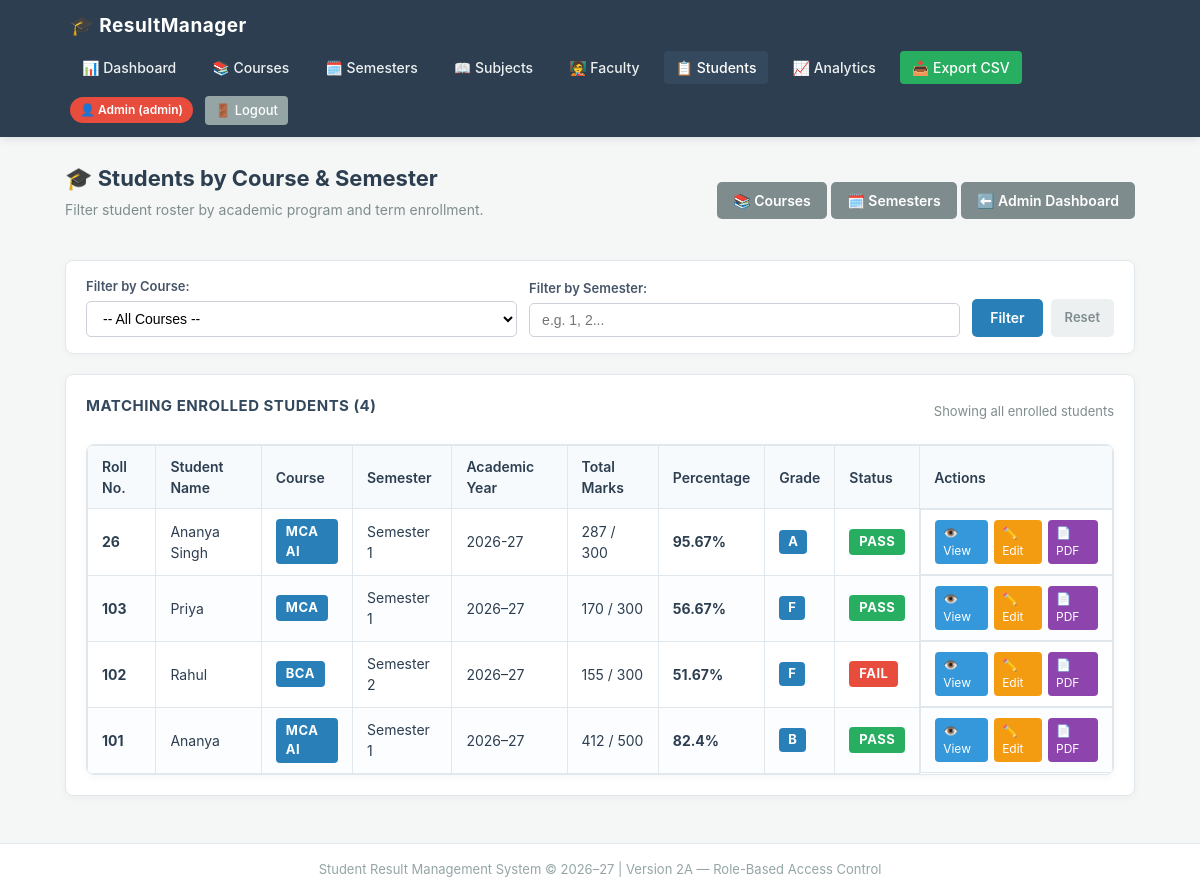
The page /admin/academic-view (signed in) on the database its author committed.
### tables this page shows
CREATE TABLE students (
            id INTEGER PRIMARY KEY AUTOINCREMENT,
            name TEXT NOT NULL,
            roll_number TEXT NOT NULL,
            course TEXT NOT NULL,
            semester TEXT NOT NULL,
            academic_year TEXT NOT NULL,
            created_at TIMESTAMP DEFAULT CURRENT_TIMESTAMP
        );

### app.py (the view)
@app.route('/admin/academic-view')
@admin_required
def admin_academic_view():
    course_filter = request.args.get('course', '').strip()
    semester_filter = request.args.get('semester', '').strip()
    all_students = fetch_all_students_analyzed()
    filtered = all_students
    if course_filter:
        filtered = [s for s in filtered if s['course'].strip().lower() == course_filter.lower()]
    if semester_filter:
        filtered = [s for s in filtered if str(s['semester']).strip() == semester_filter]
    conn = get_db_connection()
    courses = conn.execute('SELECT * FROM courses ORDER BY course_code ASC').fetchall()
    conn.close()
    return render_template('admin_academic_view.html', students=filtered, courses=courses, selected_course=course_filter, selected_semester=semester_filter)

### app.py (called while the page is built)
def get_db_connection():
    conn = sqlite3.connect(DB_PATH)
    conn.row_factory = sqlite3.Row
    return conn

def admin_required(f):
    @wraps(f)
    def decorated_function(*args, **kwargs):
        if 'user_id' not in session:
            flash("Please log in to access this page.", "warning")
            return redirect(url_for('login'))
        if session.get('role') != 'ADMIN':
            flash("Access denied. You do not have permission to access this page.", "danger")
            if session.get('role') == 'TEACHER':
                return redirect(url_for('teacher_dashboard'))
            return redirect(url_for('student_dashboard'))
        return f(*args, **kwargs)
    return decorated_function

def calculate_grade(percentage):
    if percentage >= 90:
        return 'A'
    elif percentage >= 80:
        return 'B'
    elif percentage >= 70:
        return 'C'
    elif percentage >= 60:
        return 'D'
    else:
        return 'F'

def calculate_remark(marks):
    if marks >= 90:
        return 'Excellent'
    elif marks >= 80:
        return 'Very Good'
    elif marks >= 70:
        return 'Good'
    elif marks >= 60:
        return 'Satisfactory'
    elif marks >= 40:
        return 'Needs Improvement'
    else:
        return 'Fail'

def calculate_performance_message(percentage):
    if percentage >= 90:
        return "Excellent overall performance!"
    elif percentage >= 80:
        return "Very good performance!"
    elif percentage >= 70:
        return "Good performance!"
    elif percentage >= 60:
        return "Satisfactory performance."
    else:
        return "Keep practicing and improve your performance."

def calculate_performance_category(percentage):
    if percentage >= 90:
        return "Excellent"
    elif percentage >= 80:
        return "Very Good"
    elif percentage >= 70:
        return "Good"
    elif percentage >= 60:
        return "Average"
    else:
        return "Needs Improvement"

def fetch_all_students_analyzed():
    conn = get_db_connection()
    students_rows = conn.execute('SELECT * FROM students ORDER BY id DESC').fetchall()
    results = []
    for s_row in students_rows:
        sub_rows = conn.execute('SELECT subject_name, marks FROM subjects WHERE student_id = ?', (s_row['id'],)).fetchall()
        analysis = analyze_student_data(dict(s_row), [dict(r) for r in sub_rows])
        results.append(analysis)
    conn.close()
    return results

### templates/admin_academic_view.html (shortened to what this page needs)
{% extends "base.html" %}
{% block content %}
<div class="full-page-container">
    <div class="page-header">
        <div>
            <h2>🎓 Students by Course & Semester</h2>
            <p class="subtitle">Filter student roster by academic program and term enrollment.</p>
        </div>
        <div class="header-actions">
            <a href="{{ url_for('admin_courses') }}" class="btn-secondary">📚 Courses</a>
            <a href="{{ url_for('admin_semesters') }}" class="btn-secondary">🗓️ Semesters</a>
            <a href="{{ url_for('admin_dashboard') }}" class="btn-secondary">⬅️ Admin Dashboard</a>
        </div>
    </div>
    <div class="filter-toolbar">
        <form method="GET" action="{{ url_for('admin_academic_view') }}" style="display: flex; gap: 12px; width: 100%; flex-wrap: wrap; align-items: flex-end;">
            <div class="filter-group">
                <label for="course" style="font-size: 13px; font-weight: 600; color: #475569; margin-bottom: 4px; display: block;">Filter by Course:</label>
                <select id="course" name="course" style="width: 100%; padding: 8px 12px; border: 1px solid #ccd1d9; border-radius: 5px; font-size: 14px;">
                    <option value="">-- All Courses --</option>
                </select>
            </div>
            <div class="filter-group">
                <label for="semester" style="font-size: 13px; font-weight: 600; color: #475569; margin-bottom: 4px; display: block;">Filter by Semester:</label>
                <input
                    type="number"
                    id="semester"
                    name="semester"
                    placeholder="e.g. 1, 2..."
                    value="{{ selected_semester }}"
                    min="1"
                    max="12"
                    style="width: 100%; padding: 8px 12px; border: 1px solid #ccd1d9; border-radius: 5px; font-size: 14px;"
                >
            </div>
            <div class="filter-actions">
                <button type="submit" class="btn-search">Filter</button>
                <a href="{{ url_for('admin_academic_view') }}" class="btn-reset">Reset</a>
            </div>
        </form>
    </div>
    <div class="card-box">
        <div style="display: flex; justify-content: space-between; align-items: center; margin-bottom: 15px; flex-wrap: wrap; gap: 10px;">
            <h4>Matching Enrolled Students ({{ students|length }})</h4>
            <span style="font-size: 13px; color: #7f8c8d;">
                {% if selected_course or selected_semester %}
                    Showing: <b>{{ selected_course or 'All Courses' }}</b> &bull; Semester: <b>{{ selected_semester or 'All' }}</b>
                {% else %}
                    Showing all enrolled students
                {% endif %}
            </span>
        </div>
        {% if students and students|length > 0 %}
            <div class="table-card">
                <table class="data-table">
                    <thead>
                        <tr>
                            <th>Roll No.</th>
                            <th>Student Name</th>
                            <th>Course</th>
                            <th>Semester</th>
                            <th>Academic Year</th>
                            <th>Total Marks</th>
                            <th>Percentage</th>
                            <th>Grade</th>
                            <th>Status</th>
                            <th>Actions</th>
                        </tr>
                    </thead>
                    <tbody>
                        {% for s in students %}
                            <tr>
                                <td><b>{{ s.roll_number }}</b></td>
                                <td>{{ s.student_name }}</td>
                                <td>
                                    <span class="status-badge" style="background-color: #2980b9; color: white;">
                                        {{ s.course }}
                                    </span>
                                </td>
                                <td>Semester {{ s.semester }}</td>
                                <td>{{ s.academic_year }}</td>
                                <td>{{ s.total }} / {{ s.max_marks }}</td>
                                <td><b>{{ s.percentage_formatted }}</b></td>
                                <td><span class="grade-badge">{{ s.grade }}</span></td>
                                <td>
                                    <span class="status-badge {{ 'status-pass' if s.status == 'PASS' else 'status-fail' }}">
                                        {{ s.status }}
                                    </span>
                                </td>
                                <td class="action-cell">
                                    <a href="{{ url_for('student_detail', student_id=s.id) }}" class="btn-action-view" title="View Result">👁️ View</a>
                                    <a href="{{ url_for('admin_student_edit', student_id=s.id) }}" class="btn-action-edit" title="Edit Student">✏️ Edit</a>
                                    <a href="{{ url_for('export_pdf', student_id=s.id) }}" class="btn-action-pdf" title="Download PDF">📄 PDF</a>
                                </td>
                            </tr>
                        {% endfor %}
                    </tbody>
                </table>
            </div>
        {% else %}
            <div class="empty-state">
                <div class="empty-icon">🎓</div>
                <h3>No Students Found</h3>
                <p>No students match the selected course and semester criteria.</p>
            </div>
        {% endif %}
    </div>
</div>
{% endblock %}

### static/style.css (style rules this page uses)
* { box-sizing: border-box; margin: 0; padding: 0; }
body { font-family: -apple-system, BlinkMacSystemFont, "Segoe UI", Roboto, Helvetica, Arial, sans-serif; background-color: #f4f7f6; color: #2c3e50; line-height: 1.5; min-height: 100vh; display: flex; flex-direction: column; }
.full-page-container { width: 100%; }
.page-header { display: flex; justify-content: space-between; align-items: center; margin-bottom: 22px; flex-wrap: wrap; gap: 15px; }
h2 { color: #2c3e50; font-size: 22px; margin-bottom: 4px; }
h4 { font-size: 15px; color: #34495e; margin-bottom: 12px; text-transform: uppercase; letter-spacing: 0.5px; }
.subtitle { color: #7f8c8d; font-size: 14px; margin-bottom: 18px; }
label { display: block; margin-bottom: 5px; font-weight: 600; font-size: 13px; color: #34495e; }
input[type="text"], input[type="number"], select { width: 100%; padding: 9px 12px; border: 1px solid #ccd1d9; border-radius: 5px; font-size: 14px; background-color: #ffffff; transition: border-color 0.2s; }
button, .btn-primary, .btn-secondary, .btn-export-pdf, .btn-view-all { font-family: inherit; display: inline-block; cursor: pointer; font-size: 14px; font-weight: 600; border-radius: 5px; text-decoration: none; border: none; text-align: center; transition: background-color 0.2s, transform 0.1s; }
.btn-secondary { background-color: #7f8c8d; color: #ffffff; padding: 8px 16px; }
.grade-badge { display: inline-block; background-color: #2980b9; color: #ffffff; font-weight: bold; padding: 2px 9px; border-radius: 4px; font-size: 13px; }
.status-badge { display: inline-block; padding: 3px 10px; border-radius: 4px; font-weight: bold; font-size: 13px; letter-spacing: 0.5px; }
.status-pass { background-color: #27ae60; color: #ffffff; }
.status-fail { background-color: #e74c3c; color: #ffffff; }
.card-box { background-color: #ffffff; border: 1px solid #e1e8ed; border-radius: 8px; padding: 20px; margin-bottom: 22px; box-shadow: 0 2px 8px rgba(0, 0, 0, 0.04); }
.grades-table, .data-table { width: 100%; border-collapse: collapse; font-size: 14px; }
.grades-table th, .grades-table td, .data-table th, .data-table td { border: 1px solid #e1e8ed; padding: 10px 14px; text-align: left; }
.grades-table th, .data-table th { background-color: #f7fafc; color: #2c3e50; font-weight: 600; }
.grades-table tr:nth-child(even), .data-table tr:nth-child(even) { background-color: #fcfdfe; }
.table-card { background: #ffffff; border: 1px solid #e1e8ed; border-radius: 8px; overflow-x: auto; box-shadow: 0 2px 8px rgba(0, 0, 0, 0.04); }
.action-cell { display: flex; gap: 6px; }
.btn-action-view { background-color: #3498db; color: #ffffff; padding: 4px 8px; border-radius: 4px; text-decoration: none; font-size: 12px; }
.btn-action-pdf { background-color: #8e44ad; color: #ffffff; padding: 4px 8px; border-radius: 4px; text-decoration: none; font-size: 12px; }
.btn-action-edit { background-color: #f39c12; color: #ffffff; padding: 4px 8px; border-radius: 4px; text-decoration: none; font-size: 12px; }
.filter-toolbar { background: #ffffff; border: 1px solid #e1e8ed; border-radius: 8px; padding: 16px 20px; margin-bottom: 20px; display: flex; gap: 14px; align-items: flex-end; flex-wrap: wrap; box-shadow: 0 2px 6px rgba(0, 0, 0, 0.03); }
.filter-group { flex: 1; min-width: 140px; }
.filter-actions { display: flex; gap: 8px; }
.btn-search { background-color: #2980b9; color: #ffffff; padding: 9px 18px; }
.btn-reset { background-color: #ecf0f1; color: #7f8c8d; padding: 9px 14px; text-decoration: none; font-size: 13px; font-weight: 600; border-radius: 5px; display: inline-block; }

### rows shown on the page
students: roll_number "26", student_name "Ananya Singh", course "MCA AI", semester "1", academic_year "2026-27", total "287", max_marks "300", percentage_formatted "95.67%", grade "A", status "PASS"
students: roll_number "103", student_name "Priya", course "MCA", semester "1", academic_year "2026–27", total "170", max_marks "300", percentage_formatted "56.67%", grade "F", status "PASS"
students: roll_number "102", student_name "Rahul", course "BCA", semester "2", academic_year "2026–27", total "155", max_marks "300", percentage_formatted "51.67%", grade "F", status "FAIL"
students: roll_number "101", student_name "Ananya", course "MCA AI", semester "1", academic_year "2026–27", total "412", max_marks "500", percentage_formatted "82.4%", grade "B", status "PASS"

### other values the page prints
{{ session.get('username') }} "admin"
{{ students|length }} "4"
